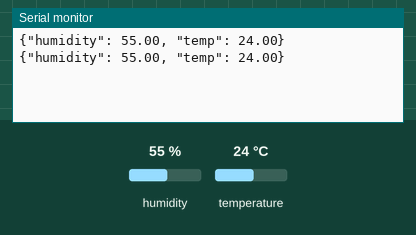
A sketch run on a simulated ESP8266 (NodeMCU). Shown: the last lines printed to the serial monitor. Inputs (shaded band) come from the test bench; at power-on: humidity 55 %, temperature 24 °C.

Above: at 2.8 s.
2.9 s: humidity set to 22 %
At 4.9 s:
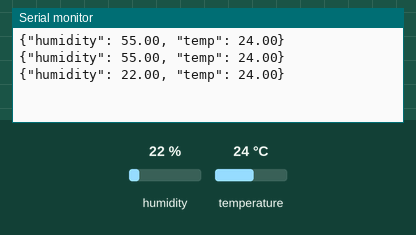
5.6 s: temperature set to 12 °C
At 6.8 s:
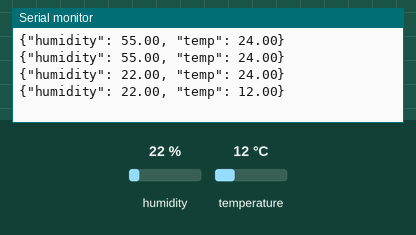
8.3 s: humidity set to 40 %
At 10.6 s:
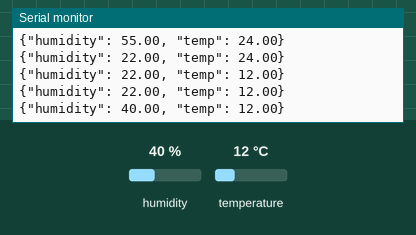
Timing chart, 0 to 12.1 s (numbered marks = the images above; inputs shaded):
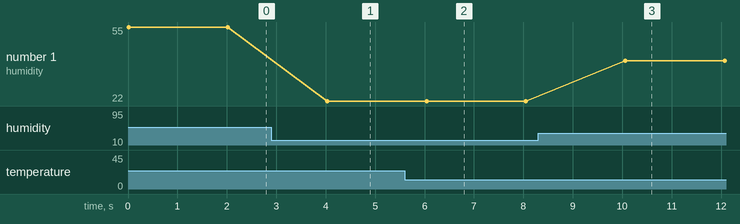

Measured:
- after the input at 2.9 s, the serial monitor: prints a new line after 1.1 s (image 1)
- after the input at 5.6 s, the serial monitor: prints a new line after 0.44 s (image 2)
- after the input at 8.3 s, the serial monitor: prints a new line after 1.8 s (image 3)
- plotted number 1: 55 → 22 after the input at 2.9 s, 22 → 40 after the input at 8.3 s

The sketch:

DHT22.ino
```cpp
#include "DHTesp.h"
DHTesp dht;

void setup() {
    Serial.begin(115200);
    dht.setup(D2, DHTesp::DHT22);
}

void loop() {
    float h = dht.getHumidity();
    float t = dht.getTemperature();

    Serial.print("{\"humidity\": ");
    Serial.print(h);
    Serial.print(", \"temp\": ");
    Serial.print(t);
    Serial.print("}\n");

    delay(2000);
}
```
